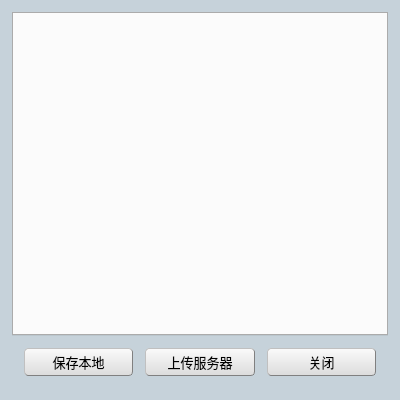
<?xml version="1.0" encoding="UTF-8"?>
<ui version="4.0">
 <class>ParameterSetWnd</class>
 <widget class="QWidget" name="ParameterSetWnd">
  <property name="geometry">
   <rect>
    <x>0</x>
    <y>0</y>
    <width>400</width>
    <height>400</height>
   </rect>
  </property>
  <property name="minimumSize">
   <size>
    <width>0</width>
    <height>0</height>
   </size>
  </property>
  <property name="palette">
   <palette>
    <active>
     <colorrole role="Base">
      <brush brushstyle="SolidPattern">
       <color alpha="255">
        <red>255</red>
        <green>255</green>
        <blue>255</blue>
       </color>
      </brush>
     </colorrole>
     <colorrole role="Window">
      <brush brushstyle="SolidPattern">
       <color alpha="255">
        <red>198</red>
        <green>210</green>
        <blue>218</blue>
       </color>
      </brush>
     </colorrole>
    </active>
    <inactive>
     <colorrole role="Base">
      <brush brushstyle="SolidPattern">
       <color alpha="255">
        <red>255</red>
        <green>255</green>
        <blue>255</blue>
       </color>
      </brush>
     </colorrole>
     <colorrole role="Window">
      <brush brushstyle="SolidPattern">
       <color alpha="255">
        <red>198</red>
        <green>210</green>
        <blue>218</blue>
       </color>
      </brush>
     </colorrole>
    </inactive>
    <disabled>
     <colorrole role="Base">
      <brush brushstyle="SolidPattern">
       <color alpha="255">
        <red>198</red>
        <green>210</green>
        <blue>218</blue>
       </color>
      </brush>
     </colorrole>
     <colorrole role="Window">
      <brush brushstyle="SolidPattern">
       <color alpha="255">
        <red>198</red>
        <green>210</green>
        <blue>218</blue>
       </color>
      </brush>
     </colorrole>
    </disabled>
   </palette>
  </property>
  <property name="font">
   <font>
    <family>微软雅黑</family>
    <pointsize>10</pointsize>
   </font>
  </property>
  <property name="windowTitle">
   <string>调车参数配置 - TDCS/CTC3.0通用车站操作终端</string>
  </property>
  <property name="autoFillBackground">
   <bool>true</bool>
  </property>
  <property name="styleSheet">
   <string notr="true">QPushButton
{
	background-color: rgb(240, 240, 240);
	border:1px groove gray;
	border-radius:4px;
	padding:2px 4px;
	border-style:outset;
	background-color: qlineargradient(spread:pad, x1:0, y1:1, x2:0, y2:0, stop:0 rgba(220, 220, 220, 255), stop:1 rgba(250, 250, 250, 255));
}

QPushButton:hover
{
	background-color: rgb(229, 241, 251);
	color:black
}
QPushButton:pressed
{
	background-color: rgb(204, 228, 247);
	border-style:inset
}</string>
  </property>
  <layout class="QVBoxLayout" name="verticalLayout_2">
   <property name="spacing">
    <number>4</number>
   </property>
   <property name="leftMargin">
    <number>12</number>
   </property>
   <property name="topMargin">
    <number>12</number>
   </property>
   <property name="rightMargin">
    <number>12</number>
   </property>
   <property name="bottomMargin">
    <number>12</number>
   </property>
   <item>
    <layout class="QVBoxLayout" name="verticalLayout">
     <property name="spacing">
      <number>0</number>
     </property>
     <item>
      <widget class="QTabWidget" name="tabWidget">
       <property name="font">
        <font>
         <family>微软雅黑</family>
         <pointsize>12</pointsize>
        </font>
       </property>
       <property name="styleSheet">
        <string notr="true">QTabWidget::tab-bar 
{
    height:32px;
}</string>
       </property>
       <property name="currentIndex">
        <number>-1</number>
       </property>
      </widget>
     </item>
     <item>
      <layout class="QHBoxLayout" name="horizontalLayout">
       <property name="spacing">
        <number>12</number>
       </property>
       <property name="leftMargin">
        <number>12</number>
       </property>
       <property name="topMargin">
        <number>12</number>
       </property>
       <property name="rightMargin">
        <number>12</number>
       </property>
       <property name="bottomMargin">
        <number>12</number>
       </property>
       <item>
        <widget class="QPushButton" name="pushButton_3">
         <property name="minimumSize">
          <size>
           <width>0</width>
           <height>28</height>
          </size>
         </property>
         <property name="maximumSize">
          <size>
           <width>16777215</width>
           <height>28</height>
          </size>
         </property>
         <property name="font">
          <font>
           <family>微软雅黑</family>
           <pointsize>10</pointsize>
          </font>
         </property>
         <property name="text">
          <string>保存本地</string>
         </property>
        </widget>
       </item>
       <item>
        <widget class="QPushButton" name="pushButton_4">
         <property name="minimumSize">
          <size>
           <width>0</width>
           <height>28</height>
          </size>
         </property>
         <property name="maximumSize">
          <size>
           <width>16777215</width>
           <height>28</height>
          </size>
         </property>
         <property name="font">
          <font>
           <family>微软雅黑</family>
           <pointsize>10</pointsize>
          </font>
         </property>
         <property name="text">
          <string>上传服务器</string>
         </property>
        </widget>
       </item>
       <item>
        <widget class="QPushButton" name="pushButton_5">
         <property name="minimumSize">
          <size>
           <width>0</width>
           <height>28</height>
          </size>
         </property>
         <property name="maximumSize">
          <size>
           <width>16777215</width>
           <height>28</height>
          </size>
         </property>
         <property name="font">
          <font>
           <family>微软雅黑</family>
           <pointsize>10</pointsize>
          </font>
         </property>
         <property name="text">
          <string>关闭</string>
         </property>
        </widget>
       </item>
      </layout>
     </item>
    </layout>
   </item>
  </layout>
 </widget>
 <resources/>
 <connections/>
</ui>
